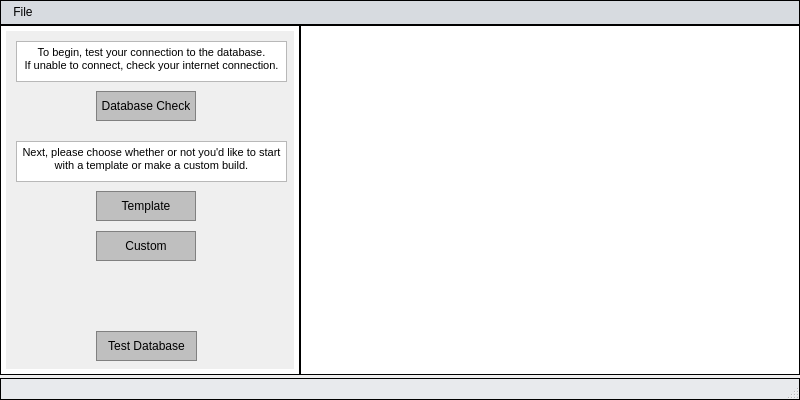
<?xml version="1.0" encoding="UTF-8"?>
<ui version="4.0">
 <class>MainWindow</class>
 <widget class="QMainWindow" name="MainWindow">
  <property name="geometry">
   <rect>
    <x>0</x>
    <y>0</y>
    <width>800</width>
    <height>400</height>
   </rect>
  </property>
  <property name="windowTitle">
   <string>MainWindow</string>
  </property>
  <widget class="QWidget" name="centralwidget">
   <widget class="QScrollArea" name="choiceDisplay">
    <property name="geometry">
     <rect>
      <x>0</x>
      <y>0</y>
      <width>300</width>
      <height>350</height>
     </rect>
    </property>
    <property name="styleSheet">
     <string notr="true">QScrollArea {
	background-color: #ffffff;
	border: 1px solid black;
	padding: 5px;
}</string>
    </property>
    <property name="widgetResizable">
     <bool>true</bool>
    </property>
    <widget class="QWidget" name="scrollAreaWidgetContents">
     <property name="geometry">
      <rect>
       <x>0</x>
       <y>0</y>
       <width>288</width>
       <height>338</height>
      </rect>
     </property>
     <widget class="QPushButton" name="templateBut">
      <property name="geometry">
       <rect>
        <x>90</x>
        <y>160</y>
        <width>100</width>
        <height>30</height>
       </rect>
      </property>
      <property name="styleSheet">
       <string notr="true">QPushButton {
	background-color: #bfbfbf;
	border: 1px solid gray;
	padding: 5px;
}

QPushButton:pressed {
	background-color: #999999;
	border: 1px solid gray;
	padding: 5px;
}</string>
      </property>
      <property name="text">
       <string>Template</string>
      </property>
     </widget>
     <widget class="QPushButton" name="customBut">
      <property name="geometry">
       <rect>
        <x>90</x>
        <y>200</y>
        <width>100</width>
        <height>30</height>
       </rect>
      </property>
      <property name="styleSheet">
       <string notr="true">QPushButton {
	background-color: #bfbfbf;
	border: 1px solid gray;
	padding: 5px;
}

QPushButton:pressed {
	background-color: #999999;
	border: 1px solid gray;
	padding: 5px;
}</string>
      </property>
      <property name="text">
       <string>Custom</string>
      </property>
     </widget>
     <widget class="QPushButton" name="dataBaseCheck">
      <property name="geometry">
       <rect>
        <x>90</x>
        <y>60</y>
        <width>100</width>
        <height>30</height>
       </rect>
      </property>
      <property name="styleSheet">
       <string notr="true">QPushButton {
	background-color: #bfbfbf;
	border: 1px solid gray;
	padding: 5px;
}

QPushButton:pressed {
	background-color: #999999;
	border: 1px solid gray;
	padding: 5px;
}</string>
      </property>
      <property name="text">
       <string>Database Check</string>
      </property>
      <property name="autoDefault">
       <bool>false</bool>
      </property>
     </widget>
     <widget class="QPushButton" name="testRead">
      <property name="geometry">
       <rect>
        <x>90</x>
        <y>300</y>
        <width>101</width>
        <height>30</height>
       </rect>
      </property>
      <property name="styleSheet">
       <string notr="true">QPushButton {
	background-color: #bfbfbf;
	border: 1px solid gray;
	padding: 5px;
}

QPushButton:pressed {
	background-color: #999999;
	border: 1px solid gray;
	padding: 5px;
}</string>
      </property>
      <property name="text">
       <string>Test Database</string>
      </property>
     </widget>
     <widget class="QTextBrowser" name="databaseText">
      <property name="geometry">
       <rect>
        <x>10</x>
        <y>10</y>
        <width>271</width>
        <height>41</height>
       </rect>
      </property>
      <property name="font">
       <font>
        <family>MS Shell Dlg 2</family>
       </font>
      </property>
      <property name="html">
       <string>&lt;!DOCTYPE HTML PUBLIC &quot;-//W3C//DTD HTML 4.0//EN&quot; &quot;http://www.w3.org/TR/REC-html40/strict.dtd&quot;&gt;
&lt;html&gt;&lt;head&gt;&lt;meta name=&quot;qrichtext&quot; content=&quot;1&quot; /&gt;&lt;style type=&quot;text/css&quot;&gt;
p, li { white-space: pre-wrap; }
&lt;/style&gt;&lt;/head&gt;&lt;body style=&quot; font-family:'MS Shell Dlg 2'; font-size:8.25pt; font-weight:400; font-style:normal;&quot;&gt;
&lt;p align=&quot;center&quot; style=&quot; margin-top:0px; margin-bottom:0px; margin-left:0px; margin-right:0px; -qt-block-indent:0; text-indent:0px;&quot;&gt;To begin, test your connection to the database.&lt;/p&gt;
&lt;p align=&quot;center&quot; style=&quot; margin-top:0px; margin-bottom:0px; margin-left:0px; margin-right:0px; -qt-block-indent:0; text-indent:0px;&quot;&gt;If unable to connect, check your internet connection.&lt;/p&gt;&lt;/body&gt;&lt;/html&gt;</string>
      </property>
     </widget>
     <widget class="QTextBrowser" name="textBrowser_2">
      <property name="geometry">
       <rect>
        <x>10</x>
        <y>110</y>
        <width>271</width>
        <height>41</height>
       </rect>
      </property>
      <property name="html">
       <string>&lt;!DOCTYPE HTML PUBLIC &quot;-//W3C//DTD HTML 4.0//EN&quot; &quot;http://www.w3.org/TR/REC-html40/strict.dtd&quot;&gt;
&lt;html&gt;&lt;head&gt;&lt;meta name=&quot;qrichtext&quot; content=&quot;1&quot; /&gt;&lt;style type=&quot;text/css&quot;&gt;
p, li { white-space: pre-wrap; }
&lt;/style&gt;&lt;/head&gt;&lt;body style=&quot; font-family:'MS Shell Dlg 2'; font-size:8.25pt; font-weight:400; font-style:normal;&quot;&gt;
&lt;p align=&quot;center&quot; style=&quot; margin-top:0px; margin-bottom:0px; margin-left:0px; margin-right:0px; -qt-block-indent:0; text-indent:0px;&quot;&gt;Next, please choose whether or not you'd like to start with a template or make a custom build.&lt;/p&gt;&lt;/body&gt;&lt;/html&gt;</string>
      </property>
     </widget>
    </widget>
   </widget>
   <widget class="QScrollArea" name="mainDisplay">
    <property name="geometry">
     <rect>
      <x>300</x>
      <y>0</y>
      <width>500</width>
      <height>350</height>
     </rect>
    </property>
    <property name="styleSheet">
     <string notr="true">QScrollArea {
	background-color: #ffffff;
	border: 1px solid black;
	padding: 5px;
}</string>
    </property>
    <property name="widgetResizable">
     <bool>true</bool>
    </property>
    <widget class="QWidget" name="scrollAreaWidgetContents_2">
     <property name="geometry">
      <rect>
       <x>0</x>
       <y>0</y>
       <width>488</width>
       <height>338</height>
      </rect>
     </property>
     <widget class="QTextBrowser" name="textBrowser">
      <property name="geometry">
       <rect>
        <x>-1</x>
        <y>-1</y>
        <width>491</width>
        <height>341</height>
       </rect>
      </property>
     </widget>
    </widget>
   </widget>
  </widget>
  <widget class="QMenuBar" name="menubar">
   <property name="geometry">
    <rect>
     <x>0</x>
     <y>0</y>
     <width>800</width>
     <height>27</height>
    </rect>
   </property>
   <property name="styleSheet">
    <string notr="true">QMenuBar {
	background-color: #d7dbe0;
	border: 1px solid black;
	padding: 2px;
}</string>
   </property>
   <widget class="QMenu" name="menuCPR">
    <property name="styleSheet">
     <string notr="true">QMenu {
	background-color: #d7dbe0;
	border: 1px solid black;
	padding: 5px;
}</string>
    </property>
    <property name="title">
     <string>File</string>
    </property>
    <addaction name="saveBuild"/>
    <addaction name="loadBuild"/>
    <addaction name="actionQuit"/>
   </widget>
   <addaction name="menuCPR"/>
  </widget>
  <widget class="QStatusBar" name="statusbar">
   <property name="styleSheet">
    <string notr="true">QStatusBar {
	background-color: #e8eaed;
	border: 1px solid black;
	padding: 2px;
}</string>
   </property>
  </widget>
  <action name="saveBuild">
   <property name="icon">
    <iconset resource="resources/resources.qrc">
     <normaloff>:/images/icons/save.png</normaloff>:/images/icons/save.png</iconset>
   </property>
   <property name="text">
    <string>Save</string>
   </property>
   <property name="whatsThis">
    <string extracomment="Save your build."/>
   </property>
   <property name="font">
    <font/>
   </property>
  </action>
  <action name="loadBuild">
   <property name="icon">
    <iconset resource="resources/resources.qrc">
     <normaloff>:/images/icons/folder.png</normaloff>:/images/icons/folder.png</iconset>
   </property>
   <property name="text">
    <string>Load</string>
   </property>
   <property name="whatsThis">
    <string extracomment="Load a previous build."/>
   </property>
  </action>
  <action name="actionQuit">
   <property name="icon">
    <iconset resource="resources/resources.qrc">
     <normaloff>:/images/icons/Quit.png</normaloff>:/images/icons/Quit.png</iconset>
   </property>
   <property name="text">
    <string>Quit</string>
   </property>
   <property name="font">
    <font/>
   </property>
  </action>
 </widget>
 <resources>
  <include location="resources/resources.qrc"/>
 </resources>
 <connections/>
</ui>
